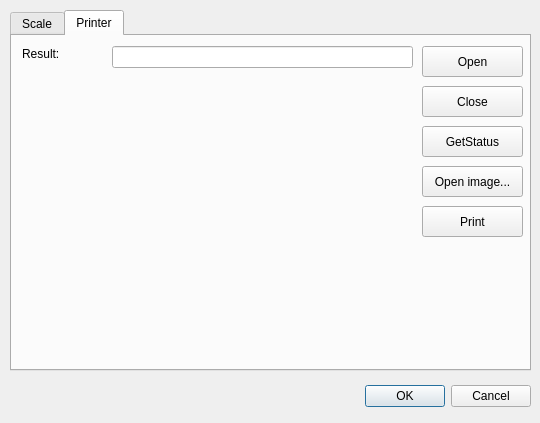
<?xml version="1.0" encoding="UTF-8"?>
<ui version="4.0">
 <class>MainDialog</class>
 <widget class="QDialog" name="MainDialog">
  <property name="geometry">
   <rect>
    <x>0</x>
    <y>0</y>
    <width>540</width>
    <height>423</height>
   </rect>
  </property>
  <property name="windowTitle">
   <string>Dialog</string>
  </property>
  <widget class="QDialogButtonBox" name="buttonBox">
   <property name="geometry">
    <rect>
     <x>190</x>
     <y>380</y>
     <width>341</width>
     <height>32</height>
    </rect>
   </property>
   <property name="orientation">
    <enum>Qt::Horizontal</enum>
   </property>
   <property name="standardButtons">
    <set>QDialogButtonBox::Cancel|QDialogButtonBox::Ok</set>
   </property>
  </widget>
  <widget class="QTabWidget" name="tabWidget">
   <property name="geometry">
    <rect>
     <x>10</x>
     <y>10</y>
     <width>521</width>
     <height>361</height>
    </rect>
   </property>
   <property name="currentIndex">
    <number>1</number>
   </property>
   <widget class="QWidget" name="tab">
    <attribute name="title">
     <string>Scale</string>
    </attribute>
    <widget class="QLabel" name="lblNetWeight">
     <property name="geometry">
      <rect>
       <x>10</x>
       <y>90</y>
       <width>181</width>
       <height>21</height>
      </rect>
     </property>
     <property name="text">
      <string>Net weight: 0.000</string>
     </property>
    </widget>
    <widget class="QLabel" name="lblDeviceName">
     <property name="geometry">
      <rect>
       <x>10</x>
       <y>20</y>
       <width>81</width>
       <height>16</height>
      </rect>
     </property>
     <property name="text">
      <string>Scale device:</string>
     </property>
    </widget>
    <widget class="QLabel" name="lblResult">
     <property name="geometry">
      <rect>
       <x>10</x>
       <y>50</y>
       <width>81</width>
       <height>16</height>
      </rect>
     </property>
     <property name="text">
      <string>Result:</string>
     </property>
    </widget>
    <widget class="QPushButton" name="btnClose">
     <property name="geometry">
      <rect>
       <x>400</x>
       <y>60</y>
       <width>101</width>
       <height>31</height>
      </rect>
     </property>
     <property name="text">
      <string>Close</string>
     </property>
    </widget>
    <widget class="QPushButton" name="btnExitTare">
     <property name="geometry">
      <rect>
       <x>400</x>
       <y>260</y>
       <width>101</width>
       <height>30</height>
      </rect>
     </property>
     <property name="text">
      <string>Exit tare</string>
     </property>
    </widget>
    <widget class="QPushButton" name="btnTare">
     <property name="geometry">
      <rect>
       <x>400</x>
       <y>180</y>
       <width>101</width>
       <height>30</height>
      </rect>
     </property>
     <property name="text">
      <string>Tare</string>
     </property>
    </widget>
    <widget class="QLabel" name="lblGrossWeight">
     <property name="geometry">
      <rect>
       <x>10</x>
       <y>150</y>
       <width>181</width>
       <height>21</height>
      </rect>
     </property>
     <property name="text">
      <string>Gross weight: 0.000</string>
     </property>
    </widget>
    <widget class="QLabel" name="lblTareWeight">
     <property name="geometry">
      <rect>
       <x>10</x>
       <y>120</y>
       <width>181</width>
       <height>21</height>
      </rect>
     </property>
     <property name="text">
      <string>Tare weight: 0.000</string>
     </property>
    </widget>
    <widget class="QLineEdit" name="edtResult">
     <property name="geometry">
      <rect>
       <x>90</x>
       <y>50</y>
       <width>301</width>
       <height>22</height>
      </rect>
     </property>
     <property name="text">
      <string/>
     </property>
    </widget>
    <widget class="QPushButton" name="btnReadWeight">
     <property name="geometry">
      <rect>
       <x>400</x>
       <y>100</y>
       <width>101</width>
       <height>31</height>
      </rect>
     </property>
     <property name="text">
      <string>Read weight</string>
     </property>
    </widget>
    <widget class="QPushButton" name="btnPreTare">
     <property name="geometry">
      <rect>
       <x>400</x>
       <y>220</y>
       <width>101</width>
       <height>30</height>
      </rect>
     </property>
     <property name="text">
      <string>PreTare</string>
     </property>
    </widget>
    <widget class="QPushButton" name="btnZero">
     <property name="geometry">
      <rect>
       <x>400</x>
       <y>140</y>
       <width>101</width>
       <height>31</height>
      </rect>
     </property>
     <property name="text">
      <string>Zero</string>
     </property>
    </widget>
    <widget class="QPushButton" name="btnOpen">
     <property name="geometry">
      <rect>
       <x>400</x>
       <y>20</y>
       <width>101</width>
       <height>31</height>
      </rect>
     </property>
     <property name="text">
      <string>Open</string>
     </property>
     <property name="checkable">
      <bool>false</bool>
     </property>
     <property name="default">
      <bool>false</bool>
     </property>
     <property name="flat">
      <bool>false</bool>
     </property>
    </widget>
    <widget class="QLineEdit" name="edtDeviceName">
     <property name="geometry">
      <rect>
       <x>90</x>
       <y>20</y>
       <width>301</width>
       <height>22</height>
      </rect>
     </property>
     <property name="text">
      <string>/dev/ttyS0</string>
     </property>
    </widget>
    <widget class="QLineEdit" name="edtTare">
     <property name="geometry">
      <rect>
       <x>240</x>
       <y>220</y>
       <width>151</width>
       <height>22</height>
      </rect>
     </property>
     <property name="toolTipDuration">
      <number>4</number>
     </property>
     <property name="text">
      <string>123</string>
     </property>
    </widget>
    <widget class="QLabel" name="lblTare">
     <property name="geometry">
      <rect>
       <x>190</x>
       <y>220</y>
       <width>41</width>
       <height>16</height>
      </rect>
     </property>
     <property name="text">
      <string>Tare:</string>
     </property>
    </widget>
   </widget>
   <widget class="QWidget" name="tab_2">
    <attribute name="title">
     <string>Printer</string>
    </attribute>
    <widget class="QPushButton" name="btnPrinterOpen">
     <property name="geometry">
      <rect>
       <x>410</x>
       <y>10</y>
       <width>101</width>
       <height>31</height>
      </rect>
     </property>
     <property name="text">
      <string>Open</string>
     </property>
     <property name="checkable">
      <bool>false</bool>
     </property>
     <property name="default">
      <bool>false</bool>
     </property>
     <property name="flat">
      <bool>false</bool>
     </property>
    </widget>
    <widget class="QLineEdit" name="edtPrinterResult">
     <property name="geometry">
      <rect>
       <x>100</x>
       <y>10</y>
       <width>301</width>
       <height>22</height>
      </rect>
     </property>
     <property name="text">
      <string/>
     </property>
    </widget>
    <widget class="QLabel" name="lblResult_2">
     <property name="geometry">
      <rect>
       <x>10</x>
       <y>10</y>
       <width>81</width>
       <height>16</height>
      </rect>
     </property>
     <property name="text">
      <string>Result:</string>
     </property>
    </widget>
    <widget class="QPushButton" name="btnPrinterClose">
     <property name="geometry">
      <rect>
       <x>410</x>
       <y>50</y>
       <width>101</width>
       <height>31</height>
      </rect>
     </property>
     <property name="text">
      <string>Close</string>
     </property>
    </widget>
    <widget class="QPushButton" name="btnPrinterPrintLabel">
     <property name="geometry">
      <rect>
       <x>410</x>
       <y>170</y>
       <width>101</width>
       <height>31</height>
      </rect>
     </property>
     <property name="text">
      <string>Print</string>
     </property>
    </widget>
    <widget class="QPushButton" name="btnPrinterGetStatus">
     <property name="geometry">
      <rect>
       <x>410</x>
       <y>90</y>
       <width>101</width>
       <height>31</height>
      </rect>
     </property>
     <property name="text">
      <string>GetStatus</string>
     </property>
    </widget>
    <widget class="QLabel" name="lblResult_3">
     <property name="geometry">
      <rect>
       <x>10</x>
       <y>50</y>
       <width>391</width>
       <height>241</height>
      </rect>
     </property>
     <property name="text">
      <string/>
     </property>
     <property name="pixmap">
      <pixmap>res/Globus.bmp</pixmap>
     </property>
    </widget>
    <widget class="QPushButton" name="btnOpenImage">
     <property name="geometry">
      <rect>
       <x>410</x>
       <y>130</y>
       <width>101</width>
       <height>31</height>
      </rect>
     </property>
     <property name="text">
      <string>Open image...</string>
     </property>
    </widget>
   </widget>
  </widget>
 </widget>
 <resources/>
 <connections>
  <connection>
   <sender>buttonBox</sender>
   <signal>accepted()</signal>
   <receiver>MainDialog</receiver>
   <slot>accept()</slot>
   <hints>
    <hint type="sourcelabel">
     <x>248</x>
     <y>254</y>
    </hint>
    <hint type="destinationlabel">
     <x>157</x>
     <y>274</y>
    </hint>
   </hints>
  </connection>
  <connection>
   <sender>buttonBox</sender>
   <signal>rejected()</signal>
   <receiver>MainDialog</receiver>
   <slot>reject()</slot>
   <hints>
    <hint type="sourcelabel">
     <x>316</x>
     <y>260</y>
    </hint>
    <hint type="destinationlabel">
     <x>286</x>
     <y>274</y>
    </hint>
   </hints>
  </connection>
 </connections>
</ui>
